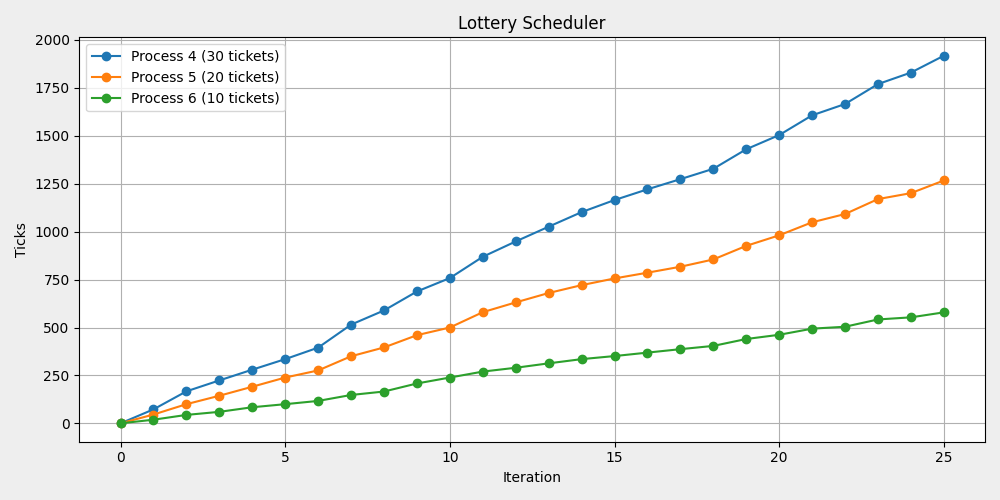

Source code (Python):
from re import compile
from sys import argv, exit

import matplotlib.pyplot as plt


def parse_output(file):
    iterations = [0]
    ticks = dict()
    tickets = dict()

    header_pattern = compile(r'^Iteration (\d+)')
    body_pattern = compile(r'^PID (\d+) \| Tickets (\d+) \| Ticks (\d+)')

    with open(file, 'r') as f:
        for line in f:
            if match := header_pattern.match(line):
                iterations.append(int(match.group(1)))
            elif match := body_pattern.match(line):
                pid, ticket_count, tick_count = map(int, match.groups())
                if pid not in ticks:
                    ticks[pid] = [0]
                    tickets[pid] = ticket_count
                ticks[pid].append(tick_count)

    return iterations, ticks, tickets


def plot_results(iterations, ticks, tickets, filename):
    plt.figure(figsize=(10, 5), facecolor='#eeeeee', layout='tight')

    for pid, tick_list in ticks.items():
        plt.plot(
            iterations, tick_list,
            marker='o',
            label=f'Process {pid} ({tickets[pid]} tickets)',
        )

    plt.xlabel('Iteration')
    plt.ylabel('Ticks')
    plt.title('Lottery Scheduler')
    plt.legend()
    plt.grid(True)

    plt.savefig(filename)
    plt.show()


def main():
    if len(argv) != 2:
        print('Usage: python graph.py <output_file>')
        exit(1)

    filename = 'graph.png'
    iterations, ticks, tickets = parse_output(argv[1])
    plot_results(iterations, ticks, tickets, filename)
    print(f'Graph saved as {filename}')


if __name__ == '__main__':
    main()
